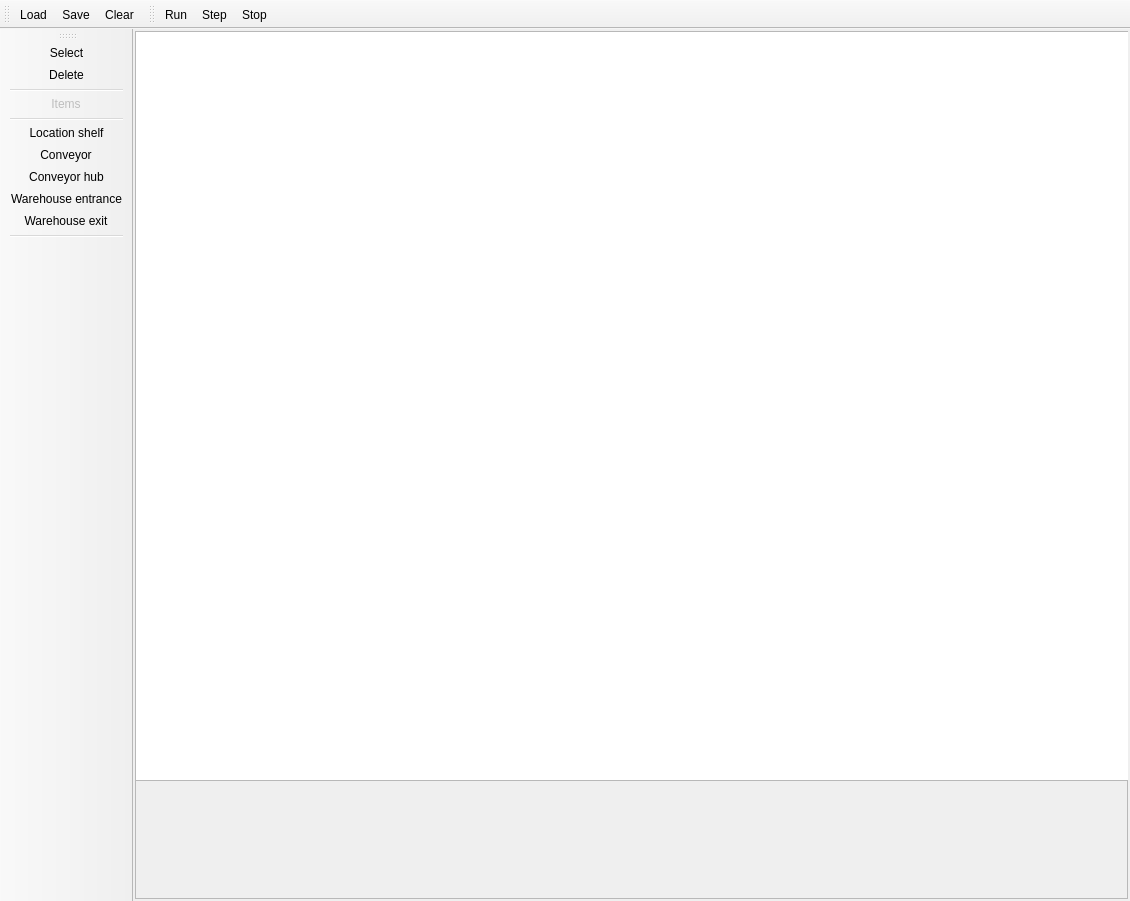
<?xml version="1.0" encoding="UTF-8"?>
<ui version="4.0">
 <class>MainWindow</class>
 <widget class="QMainWindow" name="MainWindow">
  <property name="geometry">
   <rect>
    <x>0</x>
    <y>0</y>
    <width>1130</width>
    <height>901</height>
   </rect>
  </property>
  <property name="windowTitle">
   <string>MainWindow</string>
  </property>
  <widget class="QWidget" name="centralWidget">
   <layout class="QVBoxLayout" name="verticalLayout_2">
    <property name="spacing">
     <number>1</number>
    </property>
    <property name="leftMargin">
     <number>1</number>
    </property>
    <property name="topMargin">
     <number>1</number>
    </property>
    <property name="rightMargin">
     <number>1</number>
    </property>
    <property name="bottomMargin">
     <number>1</number>
    </property>
    <item>
     <layout class="QVBoxLayout" name="verticalLayout" stretch="0">
      <property name="spacing">
       <number>0</number>
      </property>
      <property name="leftMargin">
       <number>0</number>
      </property>
      <property name="topMargin">
       <number>0</number>
      </property>
      <property name="rightMargin">
       <number>0</number>
      </property>
      <property name="bottomMargin">
       <number>0</number>
      </property>
      <item>
       <layout class="QGridLayout" name="gridLayout_2" rowstretch="0" columnstretch="0">
        <property name="leftMargin">
         <number>1</number>
        </property>
        <property name="topMargin">
         <number>1</number>
        </property>
        <property name="rightMargin">
         <number>1</number>
        </property>
        <property name="bottomMargin">
         <number>1</number>
        </property>
        <property name="spacing">
         <number>1</number>
        </property>
        <item row="0" column="0">
         <layout class="QVBoxLayout" name="frameLayout">
          <property name="spacing">
           <number>0</number>
          </property>
          <item>
           <widget class="QFrame" name="frame">
            <property name="minimumSize">
             <size>
              <width>0</width>
              <height>0</height>
             </size>
            </property>
            <property name="layoutDirection">
             <enum>Qt::LeftToRight</enum>
            </property>
            <property name="frameShape">
             <enum>QFrame::StyledPanel</enum>
            </property>
            <property name="frameShadow">
             <enum>QFrame::Raised</enum>
            </property>
            <widget class="QGraphicsView" name="view">
             <property name="geometry">
              <rect>
               <x>0</x>
               <y>0</y>
               <width>1400</width>
               <height>750</height>
              </rect>
             </property>
            </widget>
           </widget>
          </item>
         </layout>
        </item>
       </layout>
      </item>
     </layout>
    </item>
   </layout>
  </widget>
  <widget class="QToolBar" name="mainToolBar">
   <property name="movable">
    <bool>true</bool>
   </property>
   <property name="allowedAreas">
    <set>Qt::AllToolBarAreas</set>
   </property>
   <property name="toolButtonStyle">
    <enum>Qt::ToolButtonTextOnly</enum>
   </property>
   <property name="floatable">
    <bool>true</bool>
   </property>
   <attribute name="toolBarArea">
    <enum>LeftToolBarArea</enum>
   </attribute>
   <attribute name="toolBarBreak">
    <bool>true</bool>
   </attribute>
   <addaction name="selectionMode"/>
   <addaction name="deletionMode"/>
   <addaction name="separator"/>
   <addaction name="labelItems"/>
   <addaction name="separator"/>
   <addaction name="whItemLocation"/>
   <addaction name="whItemConveyor"/>
   <addaction name="whItemConveyorHub"/>
   <addaction name="whItemEntrance"/>
   <addaction name="whItemExit"/>
   <addaction name="separator"/>
  </widget>
  <widget class="QToolBar" name="layoutManagement">
   <property name="windowTitle">
    <string>toolBar</string>
   </property>
   <property name="layoutDirection">
    <enum>Qt::LeftToRight</enum>
   </property>
   <property name="movable">
    <bool>true</bool>
   </property>
   <property name="toolButtonStyle">
    <enum>Qt::ToolButtonTextOnly</enum>
   </property>
   <attribute name="toolBarArea">
    <enum>TopToolBarArea</enum>
   </attribute>
   <attribute name="toolBarBreak">
    <bool>true</bool>
   </attribute>
   <addaction name="loadLayout"/>
   <addaction name="saveLayout"/>
   <addaction name="clearLayout"/>
  </widget>
  <widget class="QToolBar" name="simulationManagement">
   <property name="windowTitle">
    <string>toolBar_2</string>
   </property>
   <property name="layoutDirection">
    <enum>Qt::LeftToRight</enum>
   </property>
   <property name="movable">
    <bool>true</bool>
   </property>
   <property name="floatable">
    <bool>true</bool>
   </property>
   <attribute name="toolBarArea">
    <enum>TopToolBarArea</enum>
   </attribute>
   <attribute name="toolBarBreak">
    <bool>false</bool>
   </attribute>
   <addaction name="simulationRun"/>
   <addaction name="simulationStep"/>
   <addaction name="simulationStop"/>
  </widget>
  <action name="saveLayout">
   <property name="text">
    <string>Save</string>
   </property>
   <property name="toolTip">
    <string>Save the current layout into a file</string>
   </property>
  </action>
  <action name="loadLayout">
   <property name="text">
    <string>Load</string>
   </property>
   <property name="toolTip">
    <string>Load a layout from a file</string>
   </property>
  </action>
  <action name="simulationRun">
   <property name="text">
    <string>Run</string>
   </property>
   <property name="toolTip">
    <string>Compute all at once</string>
   </property>
  </action>
  <action name="simulationStep">
   <property name="text">
    <string>Step</string>
   </property>
   <property name="toolTip">
    <string>Compute one block</string>
   </property>
  </action>
  <action name="simulationStop">
   <property name="text">
    <string>Stop</string>
   </property>
   <property name="toolTip">
    <string>Stop computation</string>
   </property>
  </action>
  <action name="clearLayout">
   <property name="text">
    <string>Clear</string>
   </property>
   <property name="toolTip">
    <string>Erase everything</string>
   </property>
  </action>
  <action name="actionLabel">
   <property name="enabled">
    <bool>false</bool>
   </property>
   <property name="text">
    <string>Value</string>
   </property>
   <property name="toolTip">
    <string>Select a block value type below</string>
   </property>
  </action>
  <action name="labelItems">
   <property name="enabled">
    <bool>false</bool>
   </property>
   <property name="text">
    <string>Items</string>
   </property>
   <property name="toolTip">
    <string>Select location item to be used</string>
   </property>
  </action>
  <actiongroup name="type_selection">
   <action name="actionInt_selected">
    <property name="checkable">
     <bool>true</bool>
    </property>
    <property name="text">
     <string>Int</string>
    </property>
    <property name="toolTip">
     <string>Blocks using integer (whole number) operations</string>
    </property>
   </action>
   <action name="actionFloat_seleted">
    <property name="checkable">
     <bool>true</bool>
    </property>
    <property name="text">
     <string>Float</string>
    </property>
    <property name="toolTip">
     <string>Blocks using floating point operations</string>
    </property>
   </action>
   <action name="actionHex_selected">
    <property name="checkable">
     <bool>true</bool>
    </property>
    <property name="text">
     <string>Hex</string>
    </property>
    <property name="toolTip">
     <string>Blocks using hexadecimal notation</string>
    </property>
   </action>
  </actiongroup>
  <actiongroup name="block_selection">
   <action name="actionSelect_pow">
    <property name="checkable">
     <bool>true</bool>
    </property>
    <property name="text">
     <string>Pow</string>
    </property>
    <property name="toolTip">
     <string>Place blocks: Top to the power of Bot</string>
    </property>
    <property name="shortcut">
     <string>5</string>
    </property>
   </action>
   <action name="actionSelect_mul">
    <property name="checkable">
     <bool>true</bool>
    </property>
    <property name="text">
     <string>Mul</string>
    </property>
    <property name="toolTip">
     <string>Place blocks: multiplication</string>
    </property>
    <property name="shortcut">
     <string>3</string>
    </property>
   </action>
   <action name="actionSelect_div">
    <property name="checkable">
     <bool>true</bool>
    </property>
    <property name="text">
     <string>Div</string>
    </property>
    <property name="toolTip">
     <string>Place blocks: Top divided by Bot</string>
    </property>
    <property name="shortcut">
     <string>4</string>
    </property>
   </action>
   <action name="deletionMode">
    <property name="checkable">
     <bool>true</bool>
    </property>
    <property name="icon">
     <iconset>
      <normaloff>../../icons/delete.png</normaloff>../../icons/delete.png</iconset>
    </property>
    <property name="text">
     <string>Delete</string>
    </property>
    <property name="toolTip">
     <string>Switch to deleting mode</string>
    </property>
   </action>
   <action name="selectionMode">
    <property name="checkable">
     <bool>true</bool>
    </property>
    <property name="icon">
     <iconset>
      <normaloff>../../cursor.png</normaloff>../../cursor.png</iconset>
    </property>
    <property name="text">
     <string>Select</string>
    </property>
    <property name="toolTip">
     <string>Switch to default cursor</string>
    </property>
    <property name="shortcut">
     <string>Esc</string>
    </property>
   </action>
   <action name="whItemLocation">
    <property name="checkable">
     <bool>true</bool>
    </property>
    <property name="text">
     <string>Location shelf</string>
    </property>
    <property name="toolTip">
     <string>Warehouse location shelf</string>
    </property>
    <property name="shortcut">
     <string>1</string>
    </property>
   </action>
   <action name="whItemConveyor">
    <property name="checkable">
     <bool>true</bool>
    </property>
    <property name="text">
     <string>Conveyor</string>
    </property>
    <property name="toolTip">
     <string>Warehouse conveyor system</string>
    </property>
    <property name="shortcut">
     <string>2</string>
    </property>
   </action>
   <action name="whItemConveyorHub">
    <property name="checkable">
     <bool>true</bool>
    </property>
    <property name="text">
     <string>Conveyor hub</string>
    </property>
    <property name="toolTip">
     <string>Warehouse conveyor system</string>
    </property>
    <property name="shortcut">
     <string>2</string>
    </property>
   </action>
   <action name="whItemEntrance">
    <property name="checkable">
     <bool>true</bool>
    </property>
    <property name="text">
     <string>Warehouse entrance</string>
    </property>
    <property name="toolTip">
     <string>Warehouse goodsin area</string>
    </property>
    <property name="shortcut">
     <string>2</string>
    </property>
   </action>
   <action name="whItemExit">
    <property name="checkable">
     <bool>true</bool>
    </property>
    <property name="text">
     <string>Warehouse exit</string>
    </property>
    <property name="toolTip">
     <string>Warehouse shipping area</string>
    </property>
    <property name="shortcut">
     <string>2</string>
    </property>
   </action>
  </actiongroup>
 </widget>
 <layoutdefault spacing="6" margin="11"/>
 <resources/>
 <connections/>
</ui>
